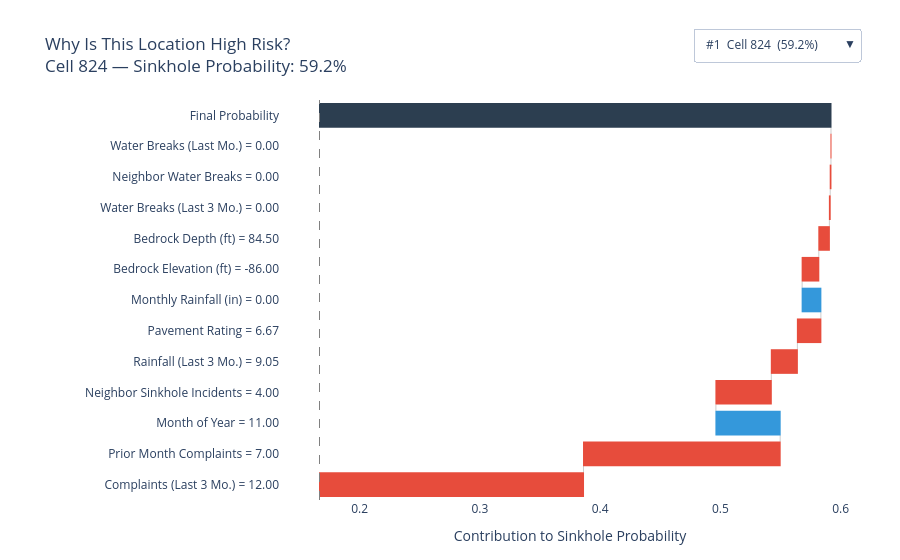

Here is the notebook cell this chart was saved with:
### Markdown cell above
## 3. Export Charts as Interactive HTML

Each chart below is a fully interactive Plotly version saved as a self-contained HTML file.

### Code cell
import plotly.graph_objects as go

N_HTML = min(10, len(at_risk_df))   # export top-10 cells

# Pre-build one waterfall trace per cell; show the first by default
fig_wf = go.Figure()

for rank in range(N_HTML):
    grid_id = int(at_risk_df.iloc[rank]['grid_id'])
    prob    = at_risk_df.iloc[rank]['sinkhole_probability']
    sv      = shap_vals[rank]
    fv      = X_risk.iloc[rank]

    # Sort by absolute value descending
    order   = np.argsort(np.abs(sv))[::-1]
    sv_ord  = sv[order]
    fv_ord  = fv.values[order]
    fl_ord  = [readable_labels[i] for i in order]

    # Measure labels: "FeatureName = value"
    measure_labels = [f'{l} = {v:.2f}' for l, v in zip(fl_ord, fv_ord)]

    fig_wf.add_trace(go.Waterfall(
        name        = f'Cell {grid_id}',
        orientation = 'h',
        measure     = ['relative'] * len(sv_ord) + ['total'],
        y           = measure_labels + ['Final Probability'],
        x           = list(sv_ord) + [None],
        base        = base_val,
        visible     = (rank == 0),
        connector   = dict(line=dict(color='rgba(0,0,0,0.2)', width=1)),
        increasing  = dict(marker=dict(color='#e74c3c')),
        decreasing  = dict(marker=dict(color='#3498db')),
        totals      = dict(marker=dict(color='#2c3e50')),
        hovertemplate = '<b>%{y}</b><br>SHAP: %{x:+.4f}<extra></extra>',
    ))

# Dropdown buttons — one per cell
buttons = []
for rank in range(N_HTML):
    grid_id = int(at_risk_df.iloc[rank]['grid_id'])
    prob    = at_risk_df.iloc[rank]['sinkhole_probability']
    vis     = [i == rank for i in range(N_HTML)]
    buttons.append(dict(
        label  = f'#{rank+1}  Cell {grid_id}  ({prob:.1%})',
        method = 'update',
        args   = [{'visible': vis},
                  {'title': f'Why Is This Location High Risk?<br>'
                            f'Cell {grid_id} — Sinkhole Probability: {prob:.1%}'}],
    ))

fig_wf.update_layout(
    title = (f'Why Is This Location High Risk?<br>'
             f'Cell {int(at_risk_df.iloc[0]["grid_id"])} — '
             f'Sinkhole Probability: {at_risk_df.iloc[0]["sinkhole_probability"]:.1%}'),
    xaxis_title = 'Contribution to Sinkhole Probability',
    height      = 520,
    margin      = dict(l=280, r=40, t=100, b=60),
    plot_bgcolor= 'white',
    paper_bgcolor='white',
    updatemenus = [dict(
        type       = 'dropdown',
        x          = 1.0, y = 1.18,
        xanchor    = 'right', yanchor = 'top',
        buttons    = buttons,
        showactive = True,
    )],
    annotations = [dict(
        text     = f'Base rate: {base_val:.3f}',
        x        = base_val, y = -0.9,
        xref     = 'x', yref = 'paper',
        showarrow= False, font=dict(size=10, color='grey'),
    )],
)
fig_wf.add_vline(x=base_val, line_dash='dash', line_color='grey', line_width=1,
                 annotation_text='', annotation_position='top')

out_wf = os.path.join(BASE, 'shap_waterfall.html')
fig_wf.write_html(out_wf, include_plotlyjs='cdn', full_html=True)
print(f'Waterfall HTML saved to {out_wf}')
fig_wf.show()

### Figure 1 — Plotly figure (JSON) as saved in the notebook; plotly's stock layout.template omitted (floating-point values rounded to 4 significant figures)
{"data": [{"base": 0.1666, "connector": {"line": {"color": "rgba(0, 0, 0, 0.2)", "width": 1}}, "decreasing": {"marker": {"color": "#3498db"}}, "hovertemplate": "<b>%{y}</b><br>SHAP: %{x:+.4f}<extra></extra>", "increasing": {"marker": {"color": "#e74c3c"}}, "measure": ["relative", "relative", "relative", "relative", "relative", "relative", "relative", "relative", "relative", "relative", "relative", "relative", "total"], "name": "Cell 824", "orientation": "h", "totals": {"marker": {"color": "#2c3e50"}}, "type": "waterfall", "visible": true, "x": [0.2195, 0.1635, -0.05345, 0.04608, 0.02167, 0.01954, -0.01558, 0.01387, 0.008795, 0.0006834, 0.0006217, 3.334e-05, null], "y": ["Complaints (Last 3 Mo.) = 12.00", "Prior Month Complaints = 7.00", "Month of Year = 11.00", "Neighbor Sinkhole Incidents = 4.00", "Rainfall (Last 3 Mo.) = 9.05", "Pavement Rating = 6.67", "Monthly Rainfall (in) = 0.00", "Bedrock Elevation (ft) = -86.00", "Bedrock Depth (ft) = 84.50", "Water Breaks (Last 3 Mo.) = 0.00", "Neighbor Water Breaks = 0.00", "Water Breaks (Last Mo.) = 0.00", "Final Probability"]}, {"base": 0.1666, "connector": {"line": {"color": "rgba(0, 0, 0, 0.2)", "width": 1}}, "decreasing": {"marker": {"color": "#3498db"}}, "hovertemplate": "<b>%{y}</b><br>SHAP: %{x:+.4f}<extra></extra>", "increasing": {"marker": {"color": "#e74c3c"}}, "measure": ["relative", "relative", "relative", "relative", "relative", "relative", "relative", "relative", "relative", "relative", "relative", "relative", "total"], "name": "Cell 1786", "orientation": "h", "totals": {"marker": {"color": "#2c3e50"}}, "type": "waterfall", "visible": false, "x": [0.22, 0.16, -0.04598, 0.04298, -0.02425, 0.01796, 0.01757, 0.01324, 0.01204, 0.0005407, 0.000336, 4.635e-05, null], "y": ["Complaints (Last 3 Mo.) = 18.00", "Prior Month Complaints = 10.00", "Month of Year = 11.00", "Neighbor Sinkhole Incidents = 4.00", "Monthly Rainfall (in) = 0.00", "Rainfall (Last 3 Mo.) = 9.05", "Pavement Rating = 7.30", "Bedrock Elevation (ft) = -26.05", "Bedrock Depth (ft) = 35.49", "Water Breaks (Last 3 Mo.) = 0.00", "Neighbor Water Breaks = 1.00", "Water Breaks (Last Mo.) = 0.00", "Final Probability"]}, {"base": 0.1666, "connector": {"line": {"color": "rgba(0, 0, 0, 0.2)", "width": 1}}, "decreasing": {"marker": {"color": "#3498db"}}, "hovertemplate": "<b>%{y}</b><br>SHAP: %{x:+.4f}<extra></extra>", "increasing": {"marker": {"color": "#e74c3c"}}, "measure": ["relative", "relative", "relative", "relative", "relative", "relative", "relative", "relative", "relative", "relative", "relative", "relative", "total"], "name": "Cell 2225", "orientation": "h", "totals": {"marker": {"color": "#2c3e50"}}, "type": "waterfall", "visible": false, "x": [0.2212, 0.1689, -0.06837, 0.06712, 0.02431, -0.02301, 0.01949, 0.002698, 0.001207, 0.0004516, 0.0003295, 1.732e-05, null], "y": ["Complaints (Last 3 Mo.) = 15.00", "Prior Month Complaints = 11.00", "Month of Year = 11.00", "Neighbor Sinkhole Incidents = 6.00", "Pavement Rating = 8.60", "Monthly Rainfall (in) = 0.00", "Rainfall (Last 3 Mo.) = 9.05", "Bedrock Elevation (ft) = -218.00", "Neighbor Water Breaks = 0.00", "Bedrock Depth (ft) = 274.94", "Water Breaks (Last 3 Mo.) = 0.00", "Water Breaks (Last Mo.) = 0.00", "Final Probability"]}, {"base": 0.1666, "connector": {"line": {"color": "rgba(0, 0, 0, 0.2)", "width": 1}}, "decreasing": {"marker": {"color": "#3498db"}}, "hovertemplate": "<b>%{y}</b><br>SHAP: %{x:+.4f}<extra></extra>", "increasing": {"marker": {"color": "#e74c3c"}}, "measure": ["relative", "relative", "relative", "relative", "relative", "relative", "relative", "relative", "relative", "relative", "relative", "relative", "total"], "name": "Cell 970", "orientation": "h", "totals": {"marker": {"color": "#2c3e50"}}, "type": "waterfall", "visible": false, "x": [0.2076, 0.15, -0.0495, 0.02149, 0.01804, 0.01754, -0.01469, 0.01286, 0.009387, 0.003066, 0.0006439, 0.000175, null], "y": ["Complaints (Last 3 Mo.) = 7.00", "Prior Month Complaints = 3.00", "Month of Year = 11.00", "Rainfall (Last 3 Mo.) = 9.05", "Pavement Rating = 7.76", "Bedrock Elevation (ft) = -54.05", "Monthly Rainfall (in) = 0.00", "Neighbor Sinkhole Incidents = 2.00", "Bedrock Depth (ft) = 62.50", "Water Breaks (Last 3 Mo.) = 1.00", "Neighbor Water Breaks = 0.00", "Water Breaks (Last Mo.) = 0.00", "Final Probability"]}, {"base": 0.1666, "connector": {"line": {"color": "rgba(0, 0, 0, 0.2)", "width": 1}}, "decreasing": {"marker": {"color": "#3498db"}}, "hovertemplate": "<b>%{y}</b><br>SHAP: %{x:+.4f}<extra></extra>", "increasing": {"marker": {"color": "#e74c3c"}}, "measure": ["relative", "relative", "relative", "relative", "relative", "relative", "relative", "relative", "relative", "relative", "relative", "relative", "total"], "name": "Cell 2568", "orientation": "h", "totals": {"marker": {"color": "#2c3e50"}}, "type": "waterfall", "visible": false, "x": [0.2195, 0.1571, -0.06511, 0.05291, -0.01864, 0.01765, 0.01742, -0.003203, -0.00145, -0.001016, 5.052e-05, -2.135e-05, null], "y": ["Complaints (Last 3 Mo.) = 18.00", "Prior Month Complaints = 6.00", "Month of Year = 11.00", "Neighbor Sinkhole Incidents = 4.00", "Monthly Rainfall (in) = 0.00", "Pavement Rating = 9.11", "Rainfall (Last 3 Mo.) = 9.05", "Bedrock Elevation (ft) = -423.00", "Neighbor Water Breaks = 1.00", "Bedrock Depth (ft) = 427.32", "Water Breaks (Last 3 Mo.) = 0.00", "Water Breaks (Last Mo.) = 0.00", "Final Probability"]}, {"base": 0.1666, "connector": {"line": {"color": "rgba(0, 0, 0, 0.2)", "width": 1}}, "decreasing": {"marker": {"color": "#3498db"}}, "hovertemplate": "<b>%{y}</b><br>SHAP: %{x:+.4f}<extra></extra>", "increasing": {"marker": {"color": "#e74c3c"}}, "measure": ["relative", "relative", "relative", "relative", "relative", "relative", "relative", "relative", "relative", "relative", "relative", "relative", "total"], "name": "Cell 1333", "orientation": "h", "totals": {"marker": {"color": "#2c3e50"}}, "type": "waterfall", "visible": false, "x": [0.2097, 0.1537, -0.05926, 0.02019, 0.01687, -0.01336, 0.01297, 0.01188, 0.01092, 0.0007205, 0.0003669, 0.0001683, null], "y": ["Complaints (Last 3 Mo.) = 7.00", "Prior Month Complaints = 4.00", "Month of Year = 11.00", "Rainfall (Last 3 Mo.) = 9.05", "Pavement Rating = 8.84", "Monthly Rainfall (in) = 0.00", "Bedrock Depth (ft) = 176.57", "Neighbor Sinkhole Incidents = 2.00", "Bedrock Elevation (ft) = -165.00", "Water Breaks (Last 3 Mo.) = 0.00", "Neighbor Water Breaks = 0.00", "Water Breaks (Last Mo.) = 0.00", "Final Probability"]}, {"base": 0.1666, "connector": {"line": {"color": "rgba(0, 0, 0, 0.2)", "width": 1}}, "decreasing": {"marker": {"color": "#3498db"}}, "hovertemplate": "<b>%{y}</b><br>SHAP: %{x:+.4f}<extra></extra>", "increasing": {"marker": {"color": "#e74c3c"}}, "measure": ["relative", "relative", "relative", "relative", "relative", "relative", "relative", "relative", "relative", "relative", "relative", "relative", "total"], "name": "Cell 767", "orientation": "h", "totals": {"marker": {"color": "#2c3e50"}}, "type": "waterfall", "visible": false, "x": [0.2224, 0.1464, -0.08137, 0.0571, 0.02564, -0.01672, 0.004884, 0.004612, 0.001364, 0.0004781, 0.000135, -8.921e-05, null], "y": ["Complaints (Last 3 Mo.) = 12.00", "Prior Month Complaints = 8.00", "Month of Year = 11.00", "Neighbor Sinkhole Incidents = 5.00", "Rainfall (Last 3 Mo.) = 9.05", "Monthly Rainfall (in) = 0.00", "Pavement Rating = 5.94", "Bedrock Elevation (ft) = -295.05", "Neighbor Water Breaks = 0.00", "Bedrock Depth (ft) = 377.84", "Water Breaks (Last 3 Mo.) = 0.00", "Water Breaks (Last Mo.) = 0.00", "Final Probability"]}, {"base": 0.1666, "connector": {"line": {"color": "rgba(0, 0, 0, 0.2)", "width": 1}}, "decreasing": {"marker": {"color": "#3498db"}}, "hovertemplate": "<b>%{y}</b><br>SHAP: %{x:+.4f}<extra></extra>", "increasing": {"marker": {"color": "#e74c3c"}}, "measure": ["relative", "relative", "relative", "relative", "relative", "relative", "relative", "relative", "relative", "relative", "relative", "relative", "total"], "name": "Cell 2172", "orientation": "h", "totals": {"marker": {"color": "#2c3e50"}}, "type": "waterfall", "visible": false, "x": [0.2257, 0.167, -0.03821, -0.03334, 0.02224, -0.01786, 0.01475, 0.01389, 0.007386, 0.0007945, -0.0003896, 0.0002, null], "y": ["Complaints (Last 3 Mo.) = 9.00", "Prior Month Complaints = 7.00", "Month of Year = 11.00", "Neighbor Sinkhole Incidents = 0.00", "Pavement Rating = 7.73", "Monthly Rainfall (in) = 0.00", "Bedrock Elevation (ft) = -20.05", "Rainfall (Last 3 Mo.) = 9.05", "Bedrock Depth (ft) = 48.53", "Water Breaks (Last 3 Mo.) = 0.00", "Neighbor Water Breaks = 1.00", "Water Breaks (Last Mo.) = 0.00", "Final Probability"]}, {"base": 0.1666, "connector": {"line": {"color": "rgba(0, 0, 0, 0.2)", "width": 1}}, "decreasing": {"marker": {"color": "#3498db"}}, "hovertemplate": "<b>%{y}</b><br>SHAP: %{x:+.4f}<extra></extra>", "increasing": {"marker": {"color": "#e74c3c"}}, "measure": ["relative", "relative", "relative", "relative", "relative", "relative", "relative", "relative", "relative", "relative", "relative", "relative", "total"], "name": "Cell 888", "orientation": "h", "totals": {"marker": {"color": "#2c3e50"}}, "type": "waterfall", "visible": false, "x": [0.2084, 0.1443, -0.06727, 0.06504, -0.03144, 0.02083, 0.01773, 0.00395, 0.003025, -0.002119, -0.001491, -3.261e-05, null], "y": ["Complaints (Last 3 Mo.) = 16.00", "Prior Month Complaints = 13.00", "Month of Year = 11.00", "Neighbor Sinkhole Incidents = 5.00", "Monthly Rainfall (in) = 0.00", "Rainfall (Last 3 Mo.) = 9.05", "Pavement Rating = 7.92", "Water Breaks (Last 3 Mo.) = 4.00", "Bedrock Depth (ft) = 578.82", "Bedrock Elevation (ft) = -573.00", "Neighbor Water Breaks = 1.00", "Water Breaks (Last Mo.) = 0.00", "Final Probability"]}, {"base": 0.1666, "connector": {"line": {"color": "rgba(0, 0, 0, 0.2)", "width": 1}}, "decreasing": {"marker": {"color": "#3498db"}}, "hovertemplate": "<b>%{y}</b><br>SHAP: %{x:+.4f}<extra></extra>", "increasing": {"marker": {"color": "#e74c3c"}}, "measure": ["relative", "relative", "relative", "relative", "relative", "relative", "relative", "relative", "relative", "relative", "relative", "relative", "total"], "name": "Cell 1108", "orientation": "h", "totals": {"marker": {"color": "#2c3e50"}}, "type": "waterfall", "visible": false, "x": [0.2328, 0.165, -0.0485, -0.03362, 0.02208, 0.0155, -0.01172, 0.008075, 0.008036, 0.0007965, 0.0005753, 0.0001506, null], "y": ["Complaints (Last 3 Mo.) = 12.00", "Prior Month Complaints = 5.00", "Month of Year = 11.00", "Neighbor Sinkhole Incidents = 0.00", "Pavement Rating = 7.29", "Rainfall (Last 3 Mo.) = 9.05", "Monthly Rainfall (in) = 0.00", "Bedrock Elevation (ft) = -111.50", "Bedrock Depth (ft) = 150.44", "Neighbor Water Breaks = 0.00", "Water Breaks (Last 3 Mo.) = 0.00", "Water Breaks (Last Mo.) = 0.00", "Final Probability"]}], "layout": {"annotations": [{"font": {"color": "grey", "size": 10}, "showarrow": false, "text": "Base rate: 0.167", "x": 0.1666, "xref": "x", "y": -0.9, "yref": "paper"}, {"showarrow": false, "text": "", "x": 0.1666, "xanchor": "center", "xref": "x", "y": 1, "yanchor": "bottom", "yref": "y domain"}], "autosize": true, "margin": {"b": 60, "l": 280, "r": 40, "t": 100}, "paper_bgcolor": "white", "plot_bgcolor": "white", "shapes": [{"line": {"color": "grey", "dash": "dash", "width": 1}, "type": "line", "x0": 0.1666, "x1": 0.1666, "xref": "x", "y0": 0, "y1": 1, "yref": "y domain"}], "title": {"text": "Why Is This Location High Risk?<br>Cell 824 — Sinkhole Probability: 59.2%"}, "updatemenus": [{"buttons": [{"args": [{"visible": [true, false, false, false, false, false, false, false, false, false]}, {"title": "Why Is This Location High Risk?<br>Cell 824 — Sinkhole Probability: 59.2%"}], "label": "#1  Cell 824  (59.2%)", "method": "update"}, {"args": [{"visible": [false, true, false, false, false, false, false, false, false, false]}, {"title": "Why Is This Location High Risk?<br>Cell 1786 — Sinkhole Probability: 58.1%"}], "label": "#2  Cell 1786  (58.1%)", "method": "update"}, {"args": [{"visible": [false, false, true, false, false, false, false, false, false, false]}, {"title": "Why Is This Location High Risk?<br>Cell 2225 — Sinkhole Probability: 58.1%"}], "label": "#3  Cell 2225  (58.1%)", "method": "update"}, {"args": [{"visible": [false, false, false, true, false, false, false, false, false, false]}, {"title": "Why Is This Location High Risk?<br>Cell 970 — Sinkhole Probability: 54.3%"}], "label": "#4  Cell 970  (54.3%)", "method": "update"}, {"args": [{"visible": [false, false, false, false, true, false, false, false, false, false]}, {"title": "Why Is This Location High Risk?<br>Cell 2568 — Sinkhole Probability: 54.2%"}], "label": "#5  Cell 2568  (54.2%)", "method": "update"}, {"args": [{"visible": [false, false, false, false, false, true, false, false, false, false]}, {"title": "Why Is This Location High Risk?<br>Cell 1333 — Sinkhole Probability: 53.1%"}], "label": "#6  Cell 1333  (53.1%)", "method": "update"}, {"args": [{"visible": [false, false, false, false, false, false, true, false, false, false]}, {"title": "Why Is This Location High Risk?<br>Cell 767 — Sinkhole Probability: 53.1%"}], "label": "#7  Cell 767  (53.1%)", "method": "update"}, {"args": [{"visible": [false, false, false, false, false, false, false, true, false, false]}, {"title": "Why Is This Location High Risk?<br>Cell 2172 — Sinkhole Probability: 52.9%"}], "label": "#8  Cell 2172  (52.9%)", "method": "update"}, {"args": [{"visible": [false, false, false, false, false, false, false, false, true, false]}, {"title": "Why Is This Location High Risk?<br>Cell 888 — Sinkhole Probability: 52.8%"}], "label": "#9  Cell 888  (52.8%)", "method": "update"}, {"args": [{"visible": [false, false, false, false, false, false, false, false, false, true]}, {"title": "Why Is This Location High Risk?<br>Cell 1108 — Sinkhole Probability: 52.6%"}], "label": "#10  Cell 1108  (52.6%)", "method": "update"}], "showactive": true, "type": "dropdown", "x": 1, "xanchor": "right", "y": 1.18, "yanchor": "top"}], "xaxis": {"autorange": true, "range": [0.1068, 0.6175], "title": {"text": "Contribution to Sinkhole Probability"}, "type": "linear"}, "yaxis": {"autorange": true, "range": [-0.5, 12.5], "type": "category"}}}
